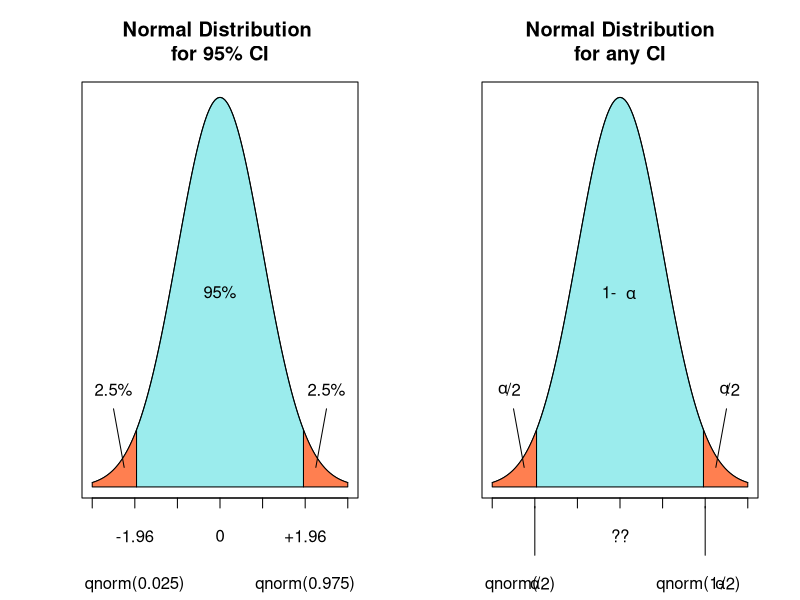
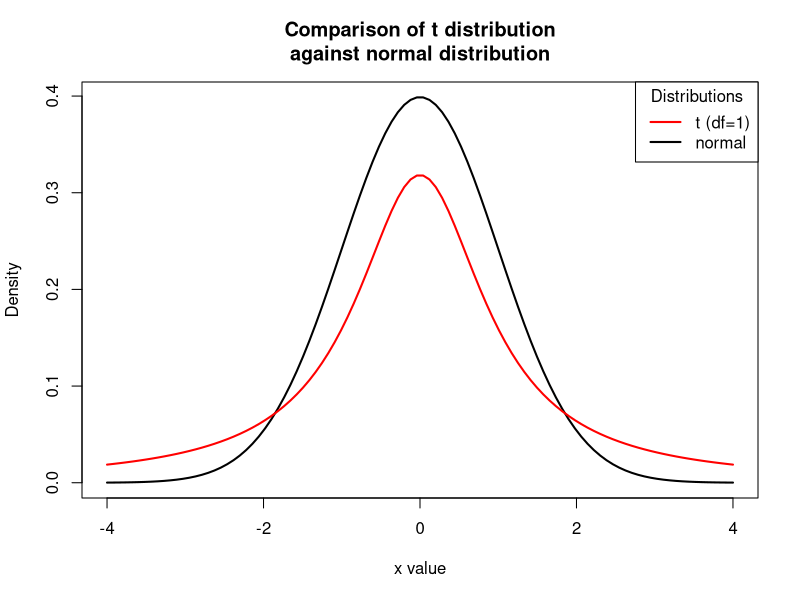

These charts were generated, in order, by the following R code:
## ---- chunk 1

par(mfrow=c(1,2), xpd=TRUE)

# first plot
cord.xl <- c(-3)
cord.yl <- c(0)
cord.xl <- c(cord.xl,-3) 
cord.yl <- c(cord.yl,dnorm(-3))
cord.xl <- c(cord.xl,-1.96,-1.96)
cord.yl <- c(cord.yl,dnorm(-1.96),0)
cord.xl <- c(-3,seq(-3,-1.96,0.01),-1.96) 
cord.yl <- c(0,dnorm(seq(-3,-1.96,0.01)),0) 


cord.xr <- c(3)
cord.yr <- c(0)
cord.xr <- c(cord.xr,3) 
cord.yr <- c(cord.yr,dnorm(3))
cord.xr <- c(cord.xr,1.96,1.96)
cord.yr <- c(cord.yr,dnorm(1.96),0)
cord.xr <- c(3,seq(3,1.96,-0.01),1.96) 
cord.yr <- c(0,dnorm(seq(3,1.96,-0.01)),0) 

cord.xc <- c(-1.96)
cord.yc <- c(0)
cord.xc <- c(cord.xc,-1.96) 
cord.yc <- c(cord.yc,dnorm(-1.96))
cord.xc <- c(cord.xc,1.96,1.96)
cord.yc <- c(cord.yc,dnorm(1.96),0)
cord.xc <- c(-1.96,seq(-1.96,1.96,0.01),1.96) 
cord.yc <- c(0,dnorm(seq(-1.96,1.96,0.01)),0) 

curve(dnorm(x,0,1),xlim=c(-3,3),main='Normal Distribution 
for 95% CI', axes=FALSE, frame.plot=TRUE, xlab="", ylab="")
axis(side=1, labels=FALSE)

polygon(cord.xl,cord.yl,col='coral')
polygon(cord.xr,cord.yr,col='coral')
polygon(cord.xc,cord.yc,col=rgb(0,206,209,100,max = 255)) # col='dark turquoise' in rgb with alpha=100

text(0,0.2,"95%")
text(-2.5,0.1,"2.5%")
text(2.5,0.1, "2.5%")
lines(c(-2.25,-2.5), c(0.02,0.08))
lines(c(2.25,2.5), c(0.02,0.08))

text(-2, -0.05, "-1.96")
text(2, -0.05, "+1.96")
text(0, -0.05, "0")
text(-2, -0.1, "qnorm(0.025)")
text(2, -0.1, "qnorm(0.975)")

# second plot

curve(dnorm(x,0,1),xlim=c(-3,3),main='Normal Distribution
for any CI', axes=FALSE, frame.plot=TRUE, xlab="", ylab="")
axis(side=1, labels=FALSE)

polygon(cord.xl,cord.yl,col='coral')
polygon(cord.xr,cord.yr,col='coral')
polygon(cord.xc,cord.yc,col=rgb(0,206,209,100, max = 255)) # col='dark turquoise' in rgb with alpha=100


# 1- alpha
text(-0.25,0.2,"1-")
text(0.25,0.197,expression(alpha))

# alpha/2 left
text(-2.75,0.1,expression(alpha))
text(-2.5,0.1,"/2")

# alpha/2 right
text(2.45,0.1,expression(alpha))
text(2.65,0.1, "/2")

lines(c(-2.25,-2.5), c(0.02,0.08))
lines(c(2.25,2.5), c(0.02,0.08))
lines(c(-2,-2),c(-0.02,-0.07))
lines(c(2,2),c(-0.02,-0.07))

text(0, -0.05, "??")

# qnorm(alpha/2) left
text(-2.55, -0.1, "qnorm(")
text(-2, -0.1, expression(alpha))
text(-1.75, -0.1, "/2)")

# qnorm(alpha/2) right
text(1.65, -0.1, "qnorm(1-")
text(2.35, -0.1, expression(alpha))
text(2.60, -0.1, "/2)")
## ---- chunk 2
set.seed(42)                        # set the seed to always generate the same 'random' sequence
x <- rnorm(100,mean=1,sd=2)                 # generate sequence and store it in x
mean.x <- mean(x)                           # calculate mean of x and store in mean.x
n.x <- 100                                    # sample size is 100
sd.x <- 2                                     # standard deviation is known, and it is 2
low <- mean.x - qnorm(0.975)*sd.x/sqrt(n.x)     # low bound of the CI
up <- mean.x + qnorm(0.975)*sd.x/sqrt(n.x)      # high bound of the CI
c(low,up)                                   # look at both lower and upper bound of the confidence interval
## ---- chunk 3
mean.x
## ---- chunk 4
par(mfrow=c(1,1))
x <- seq(-4, 4, length=100)
hx <- dnorm(x)

degf <- c(1, 30)
colors <- c("red","black")
labels <- c("t (df=1)", "normal")

plot(x, hx, type="l", lty=1, xlab="x value", lwd=2,
  ylab="Density", main="Comparison of t distribution
against normal distribution")

for (i in 1:1){
  lines(x, dt(x,degf[i]), lwd=2, col=colors[i])
}

legend("topright", title="Distributions",
  labels, lwd=2, lty=c(1, 1), col=colors)
## ---- chunk 5
set.seed(42)                          # set the seed to always generate the same 'random' sequence
x <- rnorm(100,mean=1,sd=2)                   # generate sequence and store it in x
mean.x <- mean(x)                             # calculate mean of x and store in mean.x
n.x <- 100                                    # sample size is 100
sd.x <- sd(x)                                 # standard deviation is not known, so we estimate it from x
low <- mean.x - qnorm(0.975)*sd.x/sqrt(n.x)   # low bound of the CI
up <- mean.x + qnorm(0.975)*sd.x/sqrt(n.x)    # high bound of the CI
c(low,up)                                     # look at both lower and upper bound of the confidence interval
## ---- chunk 6
mean.x
